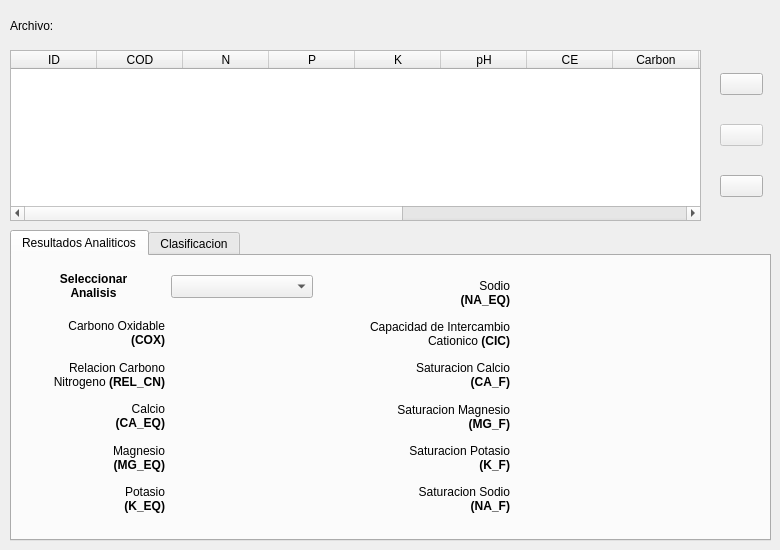
   <widget class="QWidget" name="tab_6">
    <property name="enabled">
     <bool>true</bool>
    </property>
    <attribute name="title">
     <string>Analitica</string>
    </attribute>
    <widget class="QWidget" name="verticalLayoutWidget_4">
     <property name="geometry">
      <rect>
       <x>720</x>
       <y>50</y>
       <width>43</width>
       <height>171</height>
      </rect>
     </property>
     <layout class="QVBoxLayout" name="verticalLayout_4">
      <item>
       <widget class="QPushButton" name="an_load_btn">
        <property name="text">
         <string/>
        </property>
       </widget>
      </item>
      <item>
       <widget class="QPushButton" name="an_save_bd">
        <property name="enabled">
         <bool>false</bool>
        </property>
        <property name="text">
         <string/>
        </property>
       </widget>
      </item>
      <item>
       <widget class="QPushButton" name="an_params">
        <property name="enabled">
         <bool>true</bool>
        </property>
        <property name="text">
         <string/>
        </property>
       </widget>
      </item>
     </layout>
    </widget>
    <widget class="QWidget" name="gridLayoutWidget_12">
     <property name="geometry">
      <rect>
       <x>10</x>
       <y>10</y>
       <width>501</width>
       <height>31</height>
      </rect>
     </property>
     <layout class="QGridLayout" name="gridLayout_12" columnstretch="0,1">
      <item row="0" column="0">
       <widget class="QLabel" name="label_42">
        <property name="text">
         <string>Archivo:</string>
        </property>
       </widget>
      </item>
      <item row="0" column="1">
       <widget class="QLabel" name="an_lbl_file">
        <property name="font">
         <font>
          <pointsize>10</pointsize>
          <weight>75</weight>
          <bold>true</bold>
         </font>
        </property>
        <property name="text">
         <string/>
        </property>
       </widget>
      </item>
     </layout>
    </widget>
    <widget class="QTableWidget" name="tableWidget_3">
     <property name="geometry">
      <rect>
       <x>10</x>
       <y>50</y>
       <width>691</width>
       <height>171</height>
      </rect>
     </property>
     <property name="editTriggers">
      <set>QAbstractItemView::NoEditTriggers</set>
     </property>
     <property name="alternatingRowColors">
      <bool>true</bool>
     </property>
     <attribute name="horizontalHeaderMinimumSectionSize">
      <number>86</number>
     </attribute>
     <attribute name="horizontalHeaderDefaultSectionSize">
      <number>86</number>
     </attribute>
     <attribute name="verticalHeaderVisible">
      <bool>false</bool>
     </attribute>
     <column>
      <property name="text">
       <string>ID</string>
      </property>
     </column>
     <column>
      <property name="text">
       <string>COD</string>
      </property>
     </column>
     <column>
      <property name="text">
       <string>N</string>
      </property>
     </column>
     <column>
      <property name="text">
       <string>P</string>
      </property>
     </column>
     <column>
      <property name="text">
       <string>K</string>
      </property>
     </column>
     <column>
      <property name="text">
       <string>pH</string>
      </property>
     </column>
     <column>
      <property name="text">
       <string>CE</string>
      </property>
     </column>
     <column>
      <property name="text">
       <string>Carbon</string>
      </property>
     </column>
     <column>
      <property name="text">
       <string>CEap</string>
      </property>
     </column>
     <column>
      <property name="text">
       <string>Caliza</string>
      </property>
     </column>
     <column>
      <property name="text">
       <string>CA</string>
      </property>
     </column>
     <column>
      <property name="text">
       <string>MG</string>
      </property>
     </column>
     <column>
      <property name="text">
       <string>NA</string>
      </property>
     </column>
     <column>
      <property name="text">
       <string>ORGANI</string>
      </property>
     </column>
    </widget>
    <widget class="QTabWidget" name="tabWidget_4">
     <property name="geometry">
      <rect>
       <x>10</x>
       <y>230</y>
       <width>761</width>
       <height>311</height>
      </rect>
     </property>
     <property name="currentIndex">
      <number>0</number>
     </property>
     <widget class="QWidget" name="tab_8">
      <attribute name="title">
       <string>Resultados Analiticos</string>
      </attribute>
      <widget class="QWidget" name="horizontalLayoutWidget_3">
       <property name="geometry">
        <rect>
         <x>10</x>
         <y>10</y>
         <width>291</width>
         <height>41</height>
        </rect>
       </property>
       <layout class="QHBoxLayout" name="horizontalLayout_3">
        <item>
         <widget class="QLabel" name="label_64">
          <property name="text">
           <string>&lt;html&gt;&lt;head/&gt;&lt;body&gt;&lt;p&gt;&lt;span style=&quot; font-weight:600;&quot;&gt;Seleccionar&lt;br/&gt;Analisis&lt;/span&gt;&lt;/p&gt;&lt;/body&gt;&lt;/html&gt;</string>
          </property>
          <property name="textFormat">
           <enum>Qt::RichText</enum>
          </property>
          <property name="alignment">
           <set>Qt::AlignCenter</set>
          </property>
         </widget>
        </item>
        <item>
         <widget class="QComboBox" name="seg_combo">
          <property name="font">
           <font>
            <pointsize>10</pointsize>
           </font>
          </property>
         </widget>
        </item>
       </layout>
      </widget>
      <widget class="QWidget" name="gridLayoutWidget_16">
       <property name="geometry">
        <rect>
         <x>350</x>
         <y>20</y>
         <width>301</width>
         <height>241</height>
        </rect>
       </property>
       <layout class="QGridLayout" name="gridLayout_17">
        <item row="2" column="1">
         <widget class="QLabel" name="cic_lbl">
          <property name="font">
           <font>
            <pointsize>10</pointsize>
            <weight>75</weight>
            <bold>true</bold>
           </font>
          </property>
          <property name="text">
           <string/>
          </property>
          <property name="alignment">
           <set>Qt::AlignCenter</set>
          </property>
         </widget>
        </item>
        <item row="4" column="1">
         <widget class="QLabel" name="mg_f_lbl">
          <property name="font">
           <font>
            <pointsize>10</pointsize>
            <weight>75</weight>
            <bold>true</bold>
           </font>
          </property>
          <property name="text">
           <string/>
          </property>
          <property name="alignment">
           <set>Qt::AlignCenter</set>
          </property>
         </widget>
        </item>
        <item row="3" column="1">
         <widget class="QLabel" name="ca_f_lbl">
          <property name="font">
           <font>
            <pointsize>10</pointsize>
            <weight>75</weight>
            <bold>true</bold>
           </font>
          </property>
          <property name="text">
           <string/>
          </property>
          <property name="alignment">
           <set>Qt::AlignCenter</set>
          </property>
         </widget>
        </item>
        <item row="5" column="1">
         <widget class="QLabel" name="k_f_lbl">
          <property name="font">
           <font>
            <pointsize>10</pointsize>
            <weight>75</weight>
            <bold>true</bold>
           </font>
          </property>
          <property name="text">
           <string/>
          </property>
          <property name="alignment">
           <set>Qt::AlignCenter</set>
          </property>
         </widget>
        </item>
        <item row="6" column="1">
         <widget class="QLabel" name="na_f_lbl">
          <property name="font">
           <font>
            <pointsize>10</pointsize>
            <weight>75</weight>
            <bold>true</bold>
           </font>
          </property>
          <property name="text">
           <string/>
          </property>
          <property name="alignment">
           <set>Qt::AlignCenter</set>
          </property>
         </widget>
        </item>
        <item row="4" column="0">
         <widget class="QLabel" name="label_92">
          <property name="frameShape">
           <enum>QFrame::NoFrame</enum>
          </property>
          <property name="text">
           <string>&lt;html&gt;&lt;head/&gt;&lt;body&gt;&lt;p&gt;Saturacion Magnesio&lt;br/&gt;&lt;span style=&quot; font-weight:600;&quot;&gt;(MG_F)&lt;/span&gt;&lt;/p&gt;&lt;/body&gt;&lt;/html&gt;</string>
          </property>
          <property name="textFormat">
           <enum>Qt::RichText</enum>
          </property>
          <property name="alignment">
           <set>Qt::AlignRight|Qt::AlignTrailing|Qt::AlignVCenter</set>
          </property>
          <property name="wordWrap">
           <bool>true</bool>
          </property>
         </widget>
        </item>
        <item row="3" column="0">
         <widget class="QLabel" name="label_80">
          <property name="frameShape">
           <enum>QFrame::NoFrame</enum>
          </property>
          <property name="text">
           <string>&lt;html&gt;&lt;head/&gt;&lt;body&gt;&lt;p&gt;Saturacion Calcio&lt;br/&gt;&lt;span style=&quot; font-weight:600;&quot;&gt;(CA_F)&lt;/span&gt;&lt;/p&gt;&lt;/body&gt;&lt;/html&gt;</string>
          </property>
          <property name="textFormat">
           <enum>Qt::RichText</enum>
          </property>
          <property name="alignment">
           <set>Qt::AlignRight|Qt::AlignTrailing|Qt::AlignVCenter</set>
          </property>
          <property name="wordWrap">
           <bool>true</bool>
          </property>
         </widget>
        </item>
        <item row="2" column="0">
         <widget class="QLabel" name="label_81">
          <property name="frameShape">
           <enum>QFrame::NoFrame</enum>
          </property>
          <property name="text">
           <string>&lt;html&gt;&lt;head/&gt;&lt;body&gt;&lt;p&gt;Capacidad de Intercambio&lt;br/&gt;Cationico &lt;span style=&quot; font-weight:600;&quot;&gt;(CIC)&lt;/span&gt;&lt;/p&gt;&lt;/body&gt;&lt;/html&gt;</string>
          </property>
          <property name="textFormat">
           <enum>Qt::RichText</enum>
          </property>
          <property name="alignment">
           <set>Qt::AlignRight|Qt::AlignTrailing|Qt::AlignVCenter</set>
          </property>
          <property name="wordWrap">
           <bool>true</bool>
          </property>
         </widget>
        </item>
        <item row="6" column="0">
         <widget class="QLabel" name="label_93">
          <property name="frameShape">
           <enum>QFrame::NoFrame</enum>
          </property>
          <property name="text">
           <string>&lt;html&gt;&lt;head/&gt;&lt;body&gt;&lt;p&gt;Saturacion Sodio&lt;br/&gt;&lt;span style=&quot; font-weight:600;&quot;&gt;(NA_F)&lt;/span&gt;&lt;/p&gt;&lt;/body&gt;&lt;/html&gt;</string>
          </property>
          <property name="textFormat">
           <enum>Qt::RichText</enum>
          </property>
          <property name="alignment">
           <set>Qt::AlignRight|Qt::AlignTrailing|Qt::AlignVCenter</set>
          </property>
          <property name="wordWrap">
           <bool>true</bool>
          </property>
         </widget>
        </item>
        <item row="5" column="0">
         <widget class="QLabel" name="label_94">
          <property name="frameShape">
           <enum>QFrame::NoFrame</enum>
          </property>
          <property name="text">
           <string>&lt;html&gt;&lt;head/&gt;&lt;body&gt;&lt;p&gt;Saturacion Potasio&lt;br/&gt;&lt;span style=&quot; font-weight:600;&quot;&gt;(K_F)&lt;/span&gt;&lt;/p&gt;&lt;/body&gt;&lt;/html&gt;</string>
          </property>
          <property name="textFormat">
           <enum>Qt::RichText</enum>
          </property>
          <property name="alignment">
           <set>Qt::AlignRight|Qt::AlignTrailing|Qt::AlignVCenter</set>
          </property>
          <property name="wordWrap">
           <bool>true</bool>
          </property>
         </widget>
        </item>
        <item row="1" column="1">
         <widget class="QLabel" name="na_eq_lbl">
          <property name="font">
           <font>
            <pointsize>10</pointsize>
            <weight>75</weight>
            <bold>true</bold>
           </font>
          </property>
          <property name="text">
           <string/>
          </property>
          <property name="alignment">
           <set>Qt::AlignCenter</set>
          </property>
         </widget>
        </item>
        <item row="1" column="0">
         <widget class="QLabel" name="label_63">
          <property name="frameShape">
           <enum>QFrame::NoFrame</enum>
          </property>
          <property name="text">
           <string>&lt;html&gt;&lt;head/&gt;&lt;body&gt;&lt;p&gt;Sodio&lt;br/&gt;&lt;span style=&quot; font-weight:600;&quot;&gt;(NA_EQ)&lt;/span&gt;&lt;/p&gt;&lt;/body&gt;&lt;/html&gt;</string>
          </property>
          <property name="textFormat">
           <enum>Qt::RichText</enum>
          </property>
          <property name="alignment">
           <set>Qt::AlignRight|Qt::AlignTrailing|Qt::AlignVCenter</set>
          </property>
          <property name="wordWrap">
           <bool>true</bool>
          </property>
         </widget>
        </item>
       </layout>
      </widget>
      <widget class="QWidget" name="gridLayoutWidget_15">
       <property name="geometry">
        <rect>
         <x>10</x>
         <y>60</y>
         <width>291</width>
         <height>201</height>
        </rect>
       </property>
       <layout class="QGridLayout" name="gridLayout_14">
        <item row="1" column="1">
         <widget class="QLabel" name="rel_cn_lbl">
          <property name="font">
           <font>
            <pointsize>10</pointsize>
            <weight>75</weight>
            <bold>true</bold>
           </font>
          </property>
          <property name="text">
           <string/>
          </property>
          <property name="alignment">
           <set>Qt::AlignCenter</set>
          </property>
         </widget>
        </item>
        <item row="0" column="1">
         <widget class="QLabel" name="cox_lbl">
          <property name="font">
           <font>
            <pointsize>10</pointsize>
            <weight>75</weight>
            <bold>true</bold>
           </font>
          </property>
          <property name="text">
           <string/>
          </property>
          <property name="alignment">
           <set>Qt::AlignCenter</set>
          </property>
         </widget>
        </item>
        <item row="4" column="1">
         <widget class="QLabel" name="k_eq_lbl">
          <property name="font">
           <font>
            <pointsize>10</pointsize>
            <weight>75</weight>
            <bold>true</bold>
           </font>
          </property>
          <property name="text">
           <string/>
          </property>
          <property name="alignment">
           <set>Qt::AlignCenter</set>
          </property>
         </widget>
        </item>
        <item row="0" column="0">
         <widget class="QLabel" name="label_48">
          <property name="text">
           <string>&lt;html&gt;&lt;head/&gt;&lt;body&gt;&lt;p&gt;Carbono Oxidable &lt;br/&gt;&lt;span style=&quot; font-weight:600;&quot;&gt;(COX)&lt;/span&gt;&lt;/p&gt;&lt;/body&gt;&lt;/html&gt;</string>
          </property>
          <property name="textFormat">
           <enum>Qt::RichText</enum>
          </property>
          <property name="alignment">
           <set>Qt::AlignRight|Qt::AlignTrailing|Qt::AlignVCenter</set>
          </property>
         </widget>
        </item>
        <item row="2" column="1">
         <widget class="QLabel" name="ca_eq_lbl">
          <property name="font">
           <font>
            <pointsize>10</pointsize>
            <weight>75</weight>
            <bold>true</bold>
           </font>
          </property>
          <property name="text">
           <string/>
          </property>
          <property name="alignment">
           <set>Qt::AlignCenter</set>
          </property>
         </widget>
        </item>
        <item row="3" column="1">
         <widget class="QLabel" name="mg_eq_lbl">
          <property name="font">
           <font>
            <pointsize>10</pointsize>
            <weight>75</weight>
            <bold>true</bold>
           </font>
          </property>
          <property name="text">
           <string/>
          </property>
          <property name="alignment">
           <set>Qt::AlignCenter</set>
          </property>
         </widget>
        </item>
        <item row="3" column="0">
         <widget class="QLabel" name="label_56">
          <property name="frameShape">
           <enum>QFrame::NoFrame</enum>
          </property>
          <property name="text">
           <string>&lt;html&gt;&lt;head/&gt;&lt;body&gt;&lt;p&gt;Magnesio&lt;br/&gt;&lt;span style=&quot; font-weight:600;&quot;&gt;(MG_EQ)&lt;/span&gt;&lt;/p&gt;&lt;/body&gt;&lt;/html&gt;</string>
          </property>
          <property name="textFormat">
           <enum>Qt::RichText</enum>
          </property>
          <property name="alignment">
           <set>Qt::AlignRight|Qt::AlignTrailing|Qt::AlignVCenter</set>
          </property>
          <property name="wordWrap">
           <bool>true</bool>
          </property>
         </widget>
        </item>
        <item row="2" column="0">
         <widget class="QLabel" name="label_57">
          <property name="frameShape">
           <enum>QFrame::NoFrame</enum>
          </property>
          <property name="text">
           <string>&lt;html&gt;&lt;head/&gt;&lt;body&gt;&lt;p&gt;Calcio&lt;br/&gt;&lt;span style=&quot; font-weight:600;&quot;&gt;(CA_EQ)&lt;/span&gt;&lt;/p&gt;&lt;/body&gt;&lt;/html&gt;</string>
          </property>
          <property name="textFormat">
           <enum>Qt::RichText</enum>
          </property>
          <property name="alignment">
           <set>Qt::AlignRight|Qt::AlignTrailing|Qt::AlignVCenter</set>
          </property>
          <property name="wordWrap">
           <bool>true</bool>
          </property>
         </widget>
        </item>
        <item row="1" column="0">
         <widget class="QLabel" name="label_58">
          <property name="frameShape">
           <enum>QFrame::NoFrame</enum>
          </property>
          <property name="text">
           <string>&lt;html&gt;&lt;head/&gt;&lt;body&gt;&lt;p&gt;Relacion Carbono &lt;br/&gt;Nitrogeno &lt;span style=&quot; font-weight:600;&quot;&gt;(REL_CN)&lt;/span&gt;&lt;/p&gt;&lt;/body&gt;&lt;/html&gt;</string>
          </property>
          <property name="textFormat">
           <enum>Qt::RichText</enum>
          </property>
          <property name="alignment">
           <set>Qt::AlignRight|Qt::AlignTrailing|Qt::AlignVCenter</set>
          </property>
          <property name="wordWrap">
           <bool>true</bool>
          </property>
         </widget>
        </item>
        <item row="4" column="0">
         <widget class="QLabel" name="label_59">
          <property name="frameShape">
           <enum>QFrame::NoFrame</enum>
          </property>
          <property name="text">
           <string>&lt;html&gt;&lt;head/&gt;&lt;body&gt;&lt;p&gt;Potasio&lt;br/&gt;&lt;span style=&quot; font-weight:600;&quot;&gt;(K_EQ)&lt;/span&gt;&lt;/p&gt;&lt;/body&gt;&lt;/html&gt;</string>
          </property>
          <property name="textFormat">
           <enum>Qt::RichText</enum>
          </property>
          <property name="alignment">
           <set>Qt::AlignRight|Qt::AlignTrailing|Qt::AlignVCenter</set>
          </property>
          <property name="wordWrap">
           <bool>true</bool>
          </property>
         </widget>
        </item>
       </layout>
      </widget>
     </widget>
     <widget class="QWidget" name="tab_11">
      <attribute name="title">
       <string>Clasificacion</string>
      </attribute>
      <widget class="QTableWidget" name="tableWidget_4">
       <property name="geometry">
        <rect>
         <x>20</x>
         <y>10</y>
         <width>721</width>
         <height>261</height>
        </rect>
       </property>
       <attribute name="horizontalHeaderShowSortIndicator" stdset="0">
        <bool>false</bool>
       </attribute>
       <attribute name="horizontalHeaderStretchLastSection">
        <bool>true</bool>
       </attribute>
       <attribute name="verticalHeaderStretchLastSection">
        <bool>false</bool>
       </attribute>
       <row>
        <property name="text">
         <string>pH</string>
        </property>
       </row>
       <row>
        <property name="text">
         <string>Conductividad Electrica (CE)</string>
        </property>
       </row>
       <row>
        <property name="text">
         <string>Carbonatos</string>
        </property>
       </row>
       <row>
        <property name="text">
         <string>Caliza Activa </string>
        </property>
       </row>
       <row>
        <property name="text">
         <string>Nitrogeno</string>
        </property>
       </row>
       <column>
        <property name="text">
         <string>Valor</string>
        </property>
       </column>
       <column>
        <property name="text">
         <string>Clasificacion</string>
        </property>
       </column>
       <column>
        <property name="text">
         <string>Inf / Inc</string>
        </property>
       </column>
       <item row="0" column="1">
        <property name="text">
         <string/>
        </property>
       </item>
       <item row="1" column="1">
        <property name="text">
         <string/>
        </property>
       </item>
       <item row="1" column="2">
        <property name="text">
         <string/>
        </property>
       </item>
      </widget>
     </widget>
    </widget>
   </widget>
